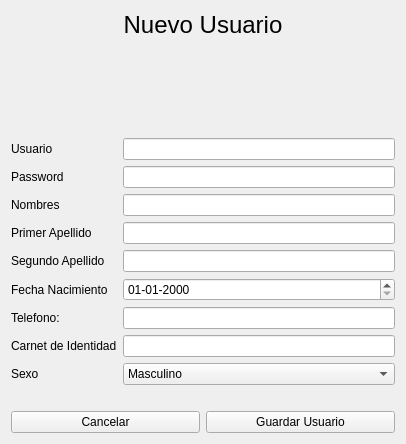
<?xml version="1.0" encoding="UTF-8"?>
<ui version="4.0">
 <class>FormCreateUsuario</class>
 <widget class="QWidget" name="FormCreateUsuario">
  <property name="geometry">
   <rect>
    <x>0</x>
    <y>0</y>
    <width>406</width>
    <height>444</height>
   </rect>
  </property>
  <property name="windowTitle">
   <string/>
  </property>
  <layout class="QVBoxLayout" name="verticalLayout">
   <item>
    <widget class="QLabel" name="label">
     <property name="font">
      <font>
       <pointsize>18</pointsize>
      </font>
     </property>
     <property name="text">
      <string>Nuevo Usuario</string>
     </property>
     <property name="alignment">
      <set>Qt::AlignCenter</set>
     </property>
    </widget>
   </item>
   <item>
    <spacer name="verticalSpacer">
     <property name="orientation">
      <enum>Qt::Vertical</enum>
     </property>
     <property name="sizeHint" stdset="0">
      <size>
       <width>20</width>
       <height>40</height>
      </size>
     </property>
    </spacer>
   </item>
   <item>
    <layout class="QFormLayout" name="formLayout">
     <item row="2" column="0">
      <widget class="QLabel" name="label_2">
       <property name="text">
        <string>Nombres</string>
       </property>
      </widget>
     </item>
     <item row="2" column="1">
      <widget class="QLineEdit" name="txt_nombres"/>
     </item>
     <item row="3" column="0">
      <widget class="QLabel" name="label_3">
       <property name="text">
        <string>Primer Apellido</string>
       </property>
      </widget>
     </item>
     <item row="3" column="1">
      <widget class="QLineEdit" name="txt_primer_apellido"/>
     </item>
     <item row="4" column="0">
      <widget class="QLabel" name="label_4">
       <property name="text">
        <string>Segundo Apellido</string>
       </property>
      </widget>
     </item>
     <item row="4" column="1">
      <widget class="QLineEdit" name="txt_segundo_apeillido"/>
     </item>
     <item row="5" column="0">
      <widget class="QLabel" name="label_5">
       <property name="text">
        <string>Fecha Nacimiento</string>
       </property>
      </widget>
     </item>
     <item row="5" column="1">
      <widget class="QDateEdit" name="txt_fehca_nacimeinto">
       <property name="displayFormat">
        <string notr="true">dd-MM-yyyy</string>
       </property>
      </widget>
     </item>
     <item row="8" column="0">
      <widget class="QLabel" name="label_6">
       <property name="text">
        <string>Sexo</string>
       </property>
      </widget>
     </item>
     <item row="8" column="1">
      <widget class="QComboBox" name="combobox_sexo">
       <item>
        <property name="text">
         <string>Masculino</string>
        </property>
       </item>
       <item>
        <property name="text">
         <string>Femenino</string>
        </property>
       </item>
      </widget>
     </item>
     <item row="6" column="0">
      <widget class="QLabel" name="label_7">
       <property name="text">
        <string>Telefono:</string>
       </property>
      </widget>
     </item>
     <item row="6" column="1">
      <widget class="QLineEdit" name="txt_telefono"/>
     </item>
     <item row="7" column="0">
      <widget class="QLabel" name="label_8">
       <property name="text">
        <string>Carnet de Identidad</string>
       </property>
      </widget>
     </item>
     <item row="7" column="1">
      <widget class="QLineEdit" name="txt_ci"/>
     </item>
     <item row="0" column="0">
      <widget class="QLabel" name="label_9">
       <property name="text">
        <string>Usuario</string>
       </property>
      </widget>
     </item>
     <item row="0" column="1">
      <widget class="QLineEdit" name="txt_usuario"/>
     </item>
     <item row="1" column="0">
      <widget class="QLabel" name="label_10">
       <property name="text">
        <string>Password</string>
       </property>
      </widget>
     </item>
     <item row="1" column="1">
      <widget class="QLineEdit" name="txt_password"/>
     </item>
    </layout>
   </item>
   <item>
    <spacer name="verticalSpacer_2">
     <property name="orientation">
      <enum>Qt::Vertical</enum>
     </property>
     <property name="sizeType">
      <enum>QSizePolicy::Fixed</enum>
     </property>
     <property name="sizeHint" stdset="0">
      <size>
       <width>20</width>
       <height>20</height>
      </size>
     </property>
    </spacer>
   </item>
   <item>
    <layout class="QHBoxLayout" name="horizontalLayout">
     <item>
      <widget class="QPushButton" name="btn_cancel">
       <property name="text">
        <string>Cancelar</string>
       </property>
      </widget>
     </item>
     <item>
      <widget class="QPushButton" name="btn_save">
       <property name="text">
        <string>Guardar Usuario</string>
       </property>
      </widget>
     </item>
    </layout>
   </item>
  </layout>
 </widget>
 <resources/>
 <connections/>
</ui>
